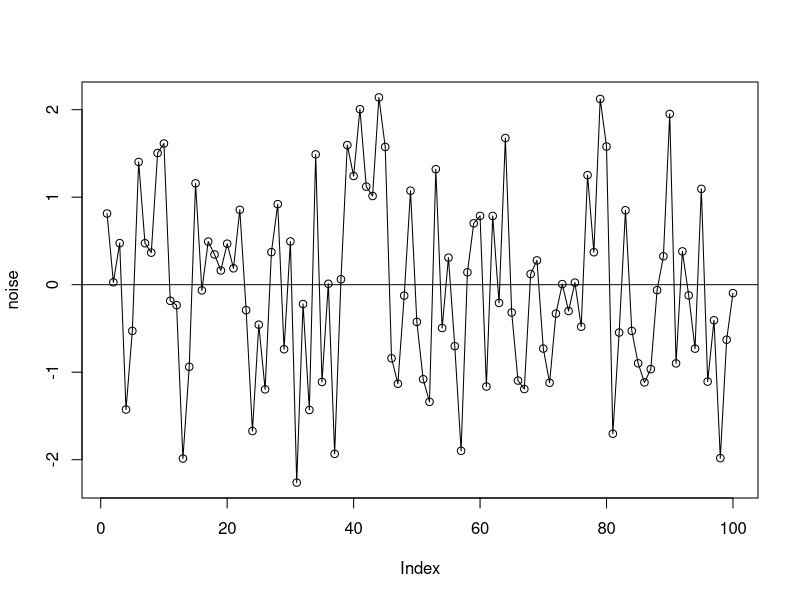

Generate this figure with R:
## ---- chunk 1
n<-100
noise<-rnorm(n,0,1)
plot(noise, type="o")
abline(0,0)
